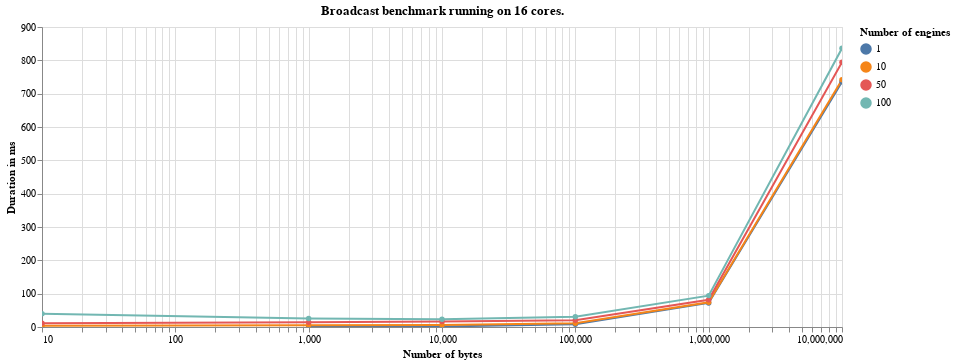
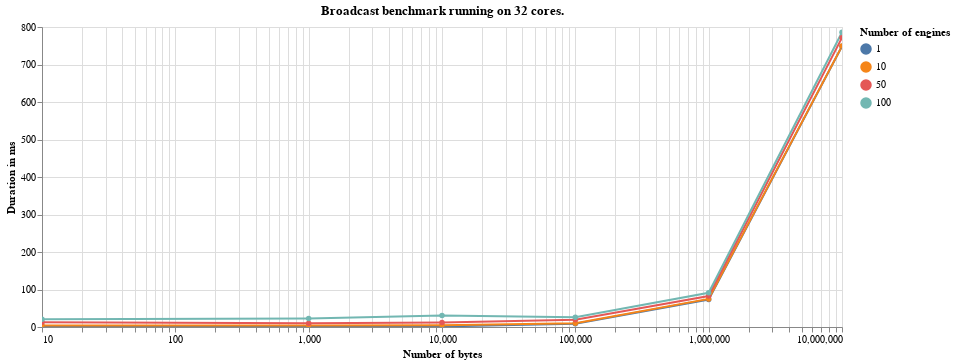
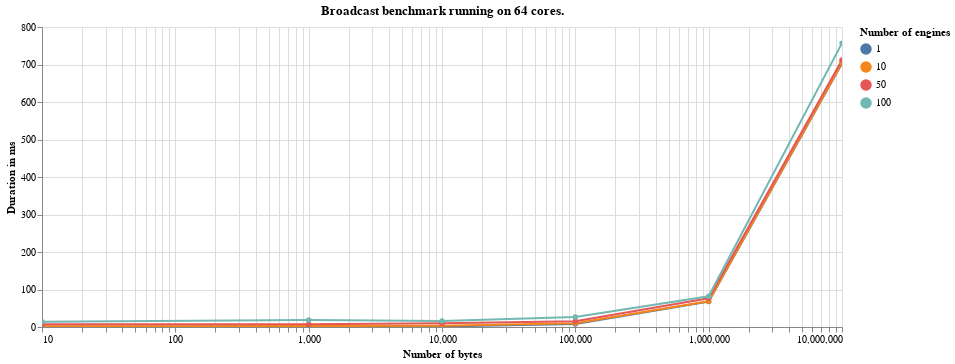

These figures' notebook cell, in order:
### Code cell
for core_num, results in sorted(throughput_source.items(), key=lambda key: key[0]):
    data = pd.DataFrame(results)
    alt.Chart(data).mark_line(point=True).encode(
        alt.X(
            'Number of bytes',
            scale=alt.Scale(type='log')
        ),
        y='Duration in ms',
        color='Number of engines:N',
        tooltip='Duration in ms',                         
    ).properties(title=f'Broadcast benchmark running on {core_num} cores.', width=800).interactive().display(renderer='svg')

### Figure 1 — Vega-Lite specification as saved in the notebook (floating-point values rounded to 4 significant figures)
{"$schema": "https://vega.github.io/schema/vega-lite/v3.4.0.json", "config": {"mark": {"tooltip": null}, "view": {"height": 300, "width": 400}}, "data": {"name": "data-6f37a22d3d887c61f9ec378fb2563cf3"}, "datasets": {"data-6f37a22d3d887c61f9ec378fb2563cf3": [{"Duration in ms": 0.83, "Number of bytes": 1000, "Number of engines": 1}, {"Duration in ms": 1.54, "Number of bytes": 10000, "Number of engines": 1}, {"Duration in ms": 8.41, "Number of bytes": 100000, "Number of engines": 1}, {"Duration in ms": 72.17, "Number of bytes": 1000000, "Number of engines": 1}, {"Duration in ms": 735.9, "Number of bytes": 10000000, "Number of engines": 1}, {"Duration in ms": 3.79, "Number of bytes": 10, "Number of engines": 10}, {"Duration in ms": 5.39, "Number of bytes": 1000, "Number of engines": 10}, {"Duration in ms": 5.69, "Number of bytes": 10000, "Number of engines": 10}, {"Duration in ms": 11.47, "Number of bytes": 100000, "Number of engines": 10}, {"Duration in ms": 74.36, "Number of bytes": 1000000, "Number of engines": 10}, {"Duration in ms": 741.8, "Number of bytes": 10000000, "Number of engines": 10}, {"Duration in ms": 11.61, "Number of bytes": 10, "Number of engines": 50}, {"Duration in ms": 14.47, "Number of bytes": 1000, "Number of engines": 50}, {"Duration in ms": 16.15, "Number of bytes": 10000, "Number of engines": 50}, {"Duration in ms": 20.57, "Number of bytes": 100000, "Number of engines": 50}, {"Duration in ms": 81.71, "Number of bytes": 1000000, "Number of engines": 50}, {"Duration in ms": 794.4, "Number of bytes": 10000000, "Number of engines": 50}, {"Duration in ms": 39.73, "Number of bytes": 10, "Number of engines": 100}, {"Duration in ms": 25.27, "Number of bytes": 1000, "Number of engines": 100}, {"Duration in ms": 23.38, "Number of bytes": 10000, "Number of engines": 100}, {"Duration in ms": 31.01, "Number of bytes": 100000, "Number of engines": 100}, {"Duration in ms": 94.14, "Number of bytes": 1000000, "Number of engines": 100}, {"Duration in ms": 836.2, "Number of bytes": 10000000, "Number of engines": 100}]}, "encoding": {"color": {"field": "Number of engines", "type": "nominal"}, "tooltip": {"field": "Duration in ms", "type": "quantitative"}, "x": {"field": "Number of bytes", "scale": {"type": "log"}, "type": "quantitative"}, "y": {"field": "Duration in ms", "type": "quantitative"}}, "mark": {"point": true, "type": "line"}, "selection": {"selector025": {"bind": "scales", "encodings": ["x", "y"], "type": "interval"}}, "title": "Broadcast benchmark running on 16 cores.", "width": 800}

### Figure 2 — Vega-Lite specification as saved in the notebook (floating-point values rounded to 4 significant figures)
{"$schema": "https://vega.github.io/schema/vega-lite/v3.4.0.json", "config": {"mark": {"tooltip": null}, "view": {"height": 300, "width": 400}}, "data": {"name": "data-12cd9b87f912836aaadc8bf40910f5a1"}, "datasets": {"data-12cd9b87f912836aaadc8bf40910f5a1": [{"Duration in ms": 0.74, "Number of bytes": 10, "Number of engines": 1}, {"Duration in ms": 0.83, "Number of bytes": 1000, "Number of engines": 1}, {"Duration in ms": 1.51, "Number of bytes": 10000, "Number of engines": 1}, {"Duration in ms": 8.69, "Number of bytes": 100000, "Number of engines": 1}, {"Duration in ms": 73.09, "Number of bytes": 1000000, "Number of engines": 1}, {"Duration in ms": 748.5, "Number of bytes": 10000000, "Number of engines": 1}, {"Duration in ms": 3.78, "Number of bytes": 10, "Number of engines": 10}, {"Duration in ms": 3.93, "Number of bytes": 1000, "Number of engines": 10}, {"Duration in ms": 4.63, "Number of bytes": 10000, "Number of engines": 10}, {"Duration in ms": 10.22, "Number of bytes": 100000, "Number of engines": 10}, {"Duration in ms": 74.74, "Number of bytes": 1000000, "Number of engines": 10}, {"Duration in ms": 749.1, "Number of bytes": 10000000, "Number of engines": 10}, {"Duration in ms": 12.55, "Number of bytes": 10, "Number of engines": 50}, {"Duration in ms": 10.1, "Number of bytes": 1000, "Number of engines": 50}, {"Duration in ms": 12.17, "Number of bytes": 10000, "Number of engines": 50}, {"Duration in ms": 19.28, "Number of bytes": 100000, "Number of engines": 50}, {"Duration in ms": 82.61, "Number of bytes": 1000000, "Number of engines": 50}, {"Duration in ms": 771.6, "Number of bytes": 10000000, "Number of engines": 50}, {"Duration in ms": 20.91, "Number of bytes": 10, "Number of engines": 100}, {"Duration in ms": 22.58, "Number of bytes": 1000, "Number of engines": 100}, {"Duration in ms": 30.77, "Number of bytes": 10000, "Number of engines": 100}, {"Duration in ms": 25.91, "Number of bytes": 100000, "Number of engines": 100}, {"Duration in ms": 91.17, "Number of bytes": 1000000, "Number of engines": 100}, {"Duration in ms": 785.9, "Number of bytes": 10000000, "Number of engines": 100}]}, "encoding": {"color": {"field": "Number of engines", "type": "nominal"}, "tooltip": {"field": "Duration in ms", "type": "quantitative"}, "x": {"field": "Number of bytes", "scale": {"type": "log"}, "type": "quantitative"}, "y": {"field": "Duration in ms", "type": "quantitative"}}, "mark": {"point": true, "type": "line"}, "selection": {"selector026": {"bind": "scales", "encodings": ["x", "y"], "type": "interval"}}, "title": "Broadcast benchmark running on 32 cores.", "width": 800}

### Figure 3 — Vega-Lite specification as saved in the notebook (floating-point values rounded to 4 significant figures)
{"$schema": "https://vega.github.io/schema/vega-lite/v3.4.0.json", "config": {"mark": {"tooltip": null}, "view": {"height": 300, "width": 400}}, "data": {"name": "data-6b86712f134989f68dafadc0c047a4f3"}, "datasets": {"data-6b86712f134989f68dafadc0c047a4f3": [{"Duration in ms": 0.72, "Number of bytes": 10, "Number of engines": 1}, {"Duration in ms": 0.77, "Number of bytes": 1000, "Number of engines": 1}, {"Duration in ms": 1.43, "Number of bytes": 10000, "Number of engines": 1}, {"Duration in ms": 7.76, "Number of bytes": 100000, "Number of engines": 1}, {"Duration in ms": 67.91, "Number of bytes": 1000000, "Number of engines": 1}, {"Duration in ms": 702.9, "Number of bytes": 10000000, "Number of engines": 1}, {"Duration in ms": 2.2, "Number of bytes": 10, "Number of engines": 10}, {"Duration in ms": 2.47, "Number of bytes": 1000, "Number of engines": 10}, {"Duration in ms": 3.15, "Number of bytes": 10000, "Number of engines": 10}, {"Duration in ms": 9.76, "Number of bytes": 100000, "Number of engines": 10}, {"Duration in ms": 68.58, "Number of bytes": 1000000, "Number of engines": 10}, {"Duration in ms": 703.9, "Number of bytes": 10000000, "Number of engines": 10}, {"Duration in ms": 7.6, "Number of bytes": 10, "Number of engines": 50}, {"Duration in ms": 7.56, "Number of bytes": 1000, "Number of engines": 50}, {"Duration in ms": 9.88, "Number of bytes": 10000, "Number of engines": 50}, {"Duration in ms": 15.3, "Number of bytes": 100000, "Number of engines": 50}, {"Duration in ms": 76.74, "Number of bytes": 1000000, "Number of engines": 50}, {"Duration in ms": 712.0, "Number of bytes": 10000000, "Number of engines": 50}, {"Duration in ms": 14.15, "Number of bytes": 10, "Number of engines": 100}, {"Duration in ms": 18.94, "Number of bytes": 1000, "Number of engines": 100}, {"Duration in ms": 15.99, "Number of bytes": 10000, "Number of engines": 100}, {"Duration in ms": 26.61, "Number of bytes": 100000, "Number of engines": 100}, {"Duration in ms": 81.99, "Number of bytes": 1000000, "Number of engines": 100}, {"Duration in ms": 757.0, "Number of bytes": 10000000, "Number of engines": 100}]}, "encoding": {"color": {"field": "Number of engines", "type": "nominal"}, "tooltip": {"field": "Duration in ms", "type": "quantitative"}, "x": {"field": "Number of bytes", "scale": {"type": "log"}, "type": "quantitative"}, "y": {"field": "Duration in ms", "type": "quantitative"}}, "mark": {"point": true, "type": "line"}, "selection": {"selector027": {"bind": "scales", "encodings": ["x", "y"], "type": "interval"}}, "title": "Broadcast benchmark running on 64 cores.", "width": 800}
